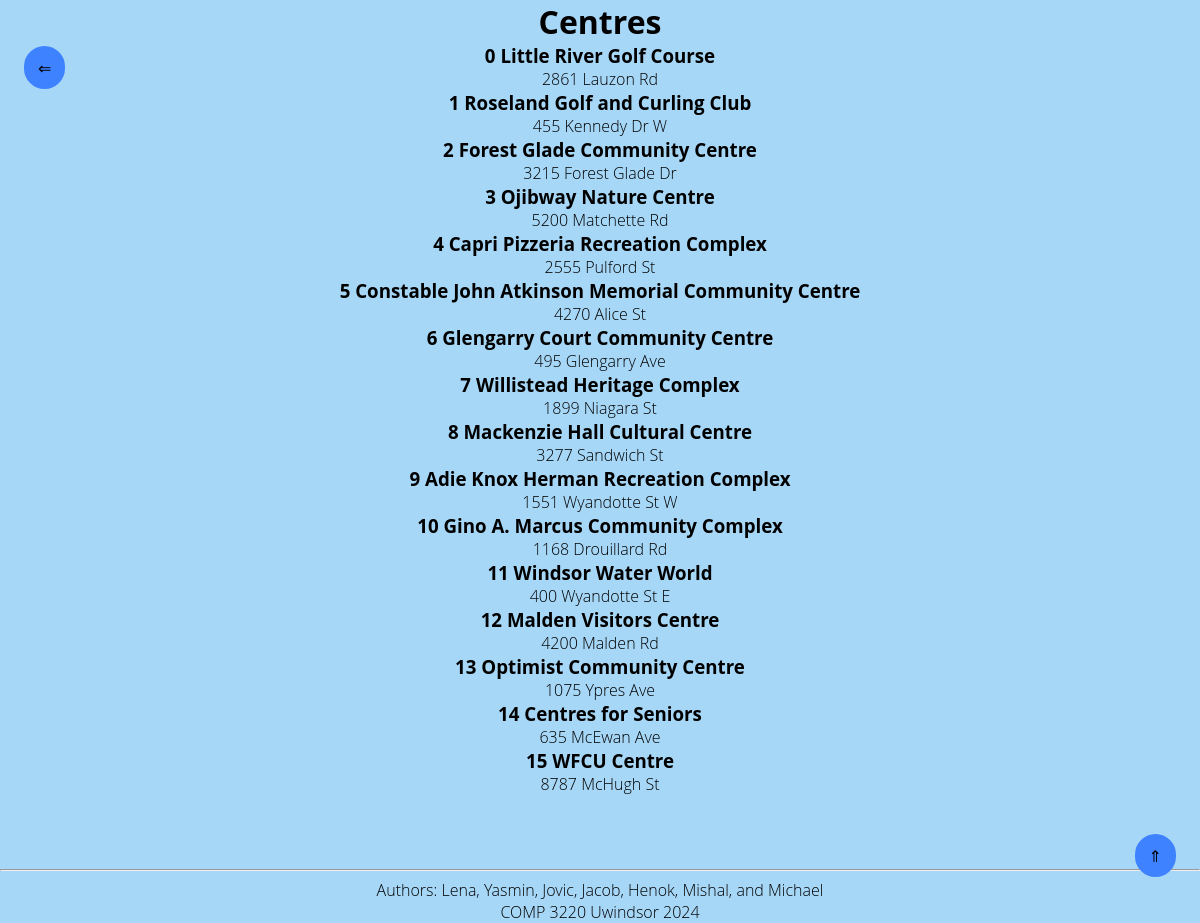
Page /centres on the committed database.
### tables this page shows
CREATE TABLE centres (
    id INTEGER PRIMARY KEY,
    street TEXT NOT NULL,
    names TEXT NOT NULL,
    latitude FLOAT NOT NULL,
    longitude FLOAT NOT NULL
);

### app.py (the view)
@app.route("/centres")
def centres():
    conn = get_db_connection()
    centres = conn.execute("SELECT * FROM centres").fetchall()
    conn.close()
    return render_template("centres.html", centres=centres)

### app.py (called while the page is built)
def get_db_connection():
    conn = sqlite3.connect("database.db")
    conn.row_factory = sqlite3.Row
    return conn

### templates/centres.html (shortened to what this page needs)
{% extends 'base.html' %} {%block head%}
<link rel="stylesheet" href="{{ url_for('static', filename='base.css') }}" />
{%endblock%} {%block content%} {%endblock%} {%block more%}
<h1>Centres</h1>
<div id="previous">
  <a href="{{ url_for('index')}}">&lArr;</a>
</div>
{% for element in centres %}
<div class="container">
  <h3>{{ element['id'] }} {{ element['names'] }}</h3>
  <p>{{ element['street']}}</p>
</div>
{% endfor %} {%endblock%}

### templates/base.html (shortened to what this page needs)
<!DOCTYPE html PUBLIC "-//W3C//DTD XHTML 1.1//EN" "http://www.w3.org/TR/xhmtl11/DTD/xhtml11.dtd">
<html xmlns="http://www.w3.org/1999/xhtml" xml:lang="en">
  <head>
    {%block head%}{% endblock%}
  </head>
  <body>
    <p>{%block more%} {%endblock%}</p>
    <div id="backTop">
      <a href="#top">&uArr;</a>
    </div>
    <br />
    <br />
    <br />
    <hr style="color: black" />
    <footer>
      <div>
        Authors: Lena, Yasmin, Jovic, Jacob, Henok, Mishal, and Michael
        <br />
        COMP 3220 Uwindsor 2024
      </div>
    </footer>
  </body>
</html>

### static/base.css (style rules this page uses)
body, header, head, h1, h2, h3, h4, p { margin:0; padding:0; text-align: center; }
body { font-family: 'Open Sans', sans-serif; box-sizing: border-box; background-color: #a7d7f7; font-weight: 300; }
#backTop a { border-style: solid; border-width: 2px; border-color: #3e82ff; border-radius: 25px; padding-top:8.5px; padding-bottom: 8.5px; padding-left: 12px; padding-right: 12px; background-color: #3e82ff; color:#000000; text-decoration: none; position:fixed; bottom: 5%; right:2%; }
#backTop a::after { text-decoration: none; color:green; }
#previous a { border-style: solid; border-width: 2px; border-color: #3e82ff; border-radius: 25px; padding-top:8.5px; padding-bottom: 8.5px; padding-left: 12px; padding-right: 12px; background-color: #3e82ff; color:#000000; text-decoration: none; position:fixed; top: 5%; left:2%; }

### rows in the picture
centres: id "0", names "Little River Golf Course", street "2861 Lauzon Rd"
centres: id "1", names "Roseland Golf and Curling Club", street "455 Kennedy Dr W"
centres: id "2", names "Forest Glade Community Centre", street "3215 Forest Glade Dr"
centres: id "3", names "Ojibway Nature Centre", street "5200 Matchette Rd"
centres: id "4", names "Capri Pizzeria Recreation Complex", street "2555 Pulford St"
centres: id "5", names "Constable John Atkinson Memorial Community Centre", street "4270 Alice St"
centres: id "6", names "Glengarry Court Community Centre", street "495 Glengarry Ave"
centres: id "7", names "Willistead Heritage Complex", street "1899 Niagara St"
centres: id "8", names "Mackenzie Hall Cultural Centre", street "3277 Sandwich St"
centres: id "9", names "Adie Knox Herman Recreation Complex", street "1551 Wyandotte St W"
centres: id "10", names "Gino A. Marcus Community Complex", street "1168 Drouillard Rd"
centres: id "11", names "Windsor Water World", street "400 Wyandotte St E"
centres: id "12", names "Malden Visitors Centre", street "4200 Malden Rd"
centres: id "13", names "Optimist Community Centre", street "1075 Ypres Ave"
centres: id "14", names "Centres for Seniors", street "635 McEwan Ave"
centres: id "15", names "WFCU Centre", street "8787 McHugh St"
